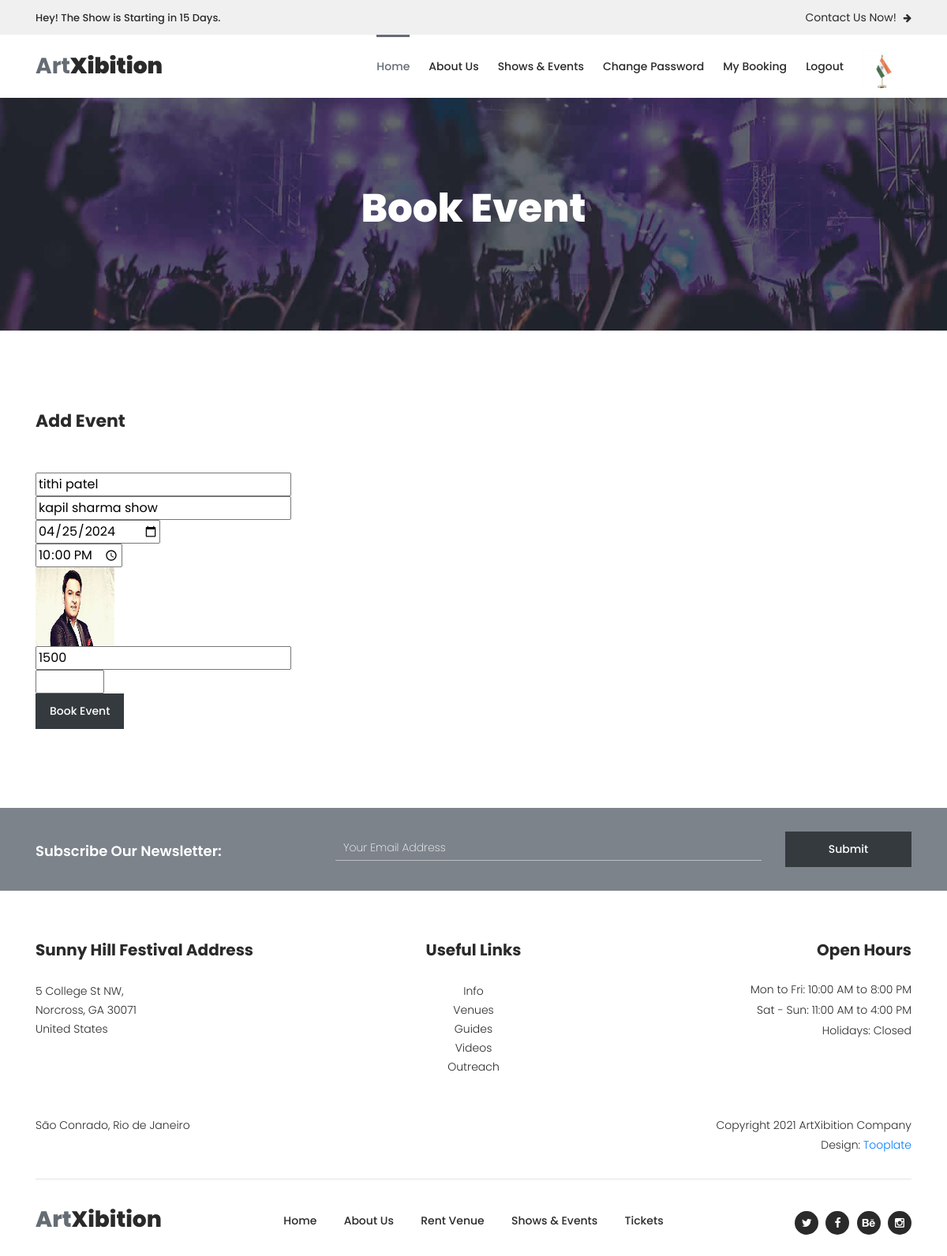
Page /book-event/3/ (signed in) on the committed database.
### myapp/models.py (models this page shows, shortened)
class User(models.Model):
	fname=models.CharField(max_length=100)
	lname=models.CharField(max_length=100)
	email=models.EmailField()
	mobile=models.PositiveIntegerField()
	address=models.TextField()
	password=models.CharField(max_length=100)
	profile_picture=models.ImageField(upload_to="profile_picture/",default="")
	usertype=models.CharField(max_length=100,default="user")

class Event(models.Model):
	manager=models.ForeignKey(User,on_delete=models.CASCADE)
	event_name=models.CharField(max_length=100)
	event_date=models.CharField(max_length=100)
	event_time=models.CharField(max_length=100)
	event_venue=models.TextField()
	event_picture=models.ImageField(upload_to="event_picture/")
	event_price=models.PositiveIntegerField()

### myapp/views.py (the view)
# urls.py: path('book-event/<int:pk>/',views.book_event,name='book-event'),
def book_event(request,pk):
	event=Event.objects.get(pk=pk)
	user=User.objects.get(email=request.session['email'])
	if request.method=="POST":
		BookEvent.objects.create(
				user=user,
				event=event,
				event_price=event.event_price,
				ticket_qty=int(request.POST['ticket_qty']),
				total_price=event.event_price*int(request.POST['ticket_qty']),
			)
		msg="Event Booked Successfully"
		events=BookEvent.objects.filter(user=user)
		return render(request,'myevents.html',{'events':events,'msg':msg})
	else:
		return render(request,'book-event.html',{'event':event,'user':user})

### myapp/templates/book-event.html (shortened to what this page needs)
{% extends 'header.html' %}
{% load static %}
{% block content %}
<!DOCTYPE html>
<html lang="en">
  <head>
    </head>
    <body>
    <div class="page-heading-rent-venue">
        <div class="container">
            <div class="row">
                <div class="col-lg-12">
                    <h2>Book Event</h2>
                </div>
            </div>
        </div>
    </div>
    <div class="rent-venue-application">
        <div class="container">
            <div class="row">
                <div class="col-lg-9">
                    <div class="heading-text">
                        <h4>Add Event</h4>
                    </div>
                    <div class="contact-form">
                        <form id="contact" action="{% url 'book-event' pk=event.pk %}" method="post" enctype="multipart/form-data">
                          <div class="row">
                            <div class="col-lg-12">
                              <fieldset>
                                <input name="name" type="text" id="name" value="{{user.fname}} {{user.lname}}">
                              </fieldset>
                            </div>
                            <div class="col-lg-12">
                              <fieldset>
                                <input name="event_name" type="text" id="name" value="{{event.event_name}}">
                              </fieldset>
                            </div>
                            <div class="col-lg-12">
                              <fieldset>
                                <input name="event_date" type="date" id="name" value="{{event.event_date}}">
                              </fieldset>
                            </div>
                            <div class="col-lg-12">
                              <fieldset>
                                <input name="event_time" type="time" id="email" value="{{event.event_time}}">
                              </fieldset>
                            </div>
                            <div class="col-md-6 col-sm-12">
                              <fieldset>
                                <img src="{{event.event_picture.url}}" style="width:100px;height:100px;">
                              </fieldset>
                            </div>
                            <div class="col-lg-12">
                              <fieldset>
                                <input name="event_price" type="text" id="email" value="{{event.event_price}}">
                              </fieldset>
                            </div>
                            <div class="col-lg-12">
                              <fieldset>
                                <input name="ticket_qty" type="number" id="email" min="1" max="10">
                              </fieldset>
                            </div>
                            <div class="col-lg-12">
                              <fieldset>
                                <button type="submit" id="form-submit" class="main-dark-button">Book Event</button>
                              </fieldset>
                            </div>
                          </div>
                        </form>
                    </div>
                </div>
            </div>
        </div>
    </div>
    <div class="subscribe">
        <div class="container">
            <div class="row">
                <div class="col-lg-4">
                    <h4>Subscribe Our Newsletter:</h4>
                </div>
                <div class="col-lg-8">
                    <form id="subscribe" action="" method="get">
                        <div class="row">
                          <div class="col-lg-9">
                            <fieldset>
                              <input name="email" type="text" id="email" pattern="[^ @]*@[^ @]*" placeholder="Your Email Address" required="">
                            </fieldset>
                          </div>
                          <div class="col-lg-3">
                            <fieldset>
                              <button type="submit" id="form-submit" class="main-dark-button">Submit</button>
                            </fieldset>
                          </div>
                        </div>
                    </form>
                </div>
            </div>
        </div>
    </div>
  </body>
</html>
{% endblock %}

### myapp/static/assets/css/tooplate-artxibition.css (style rules this page uses)
html, body, div, span, applet, object, iframe, h1, h2, h3, h4, h5, h6, p, blockquote, div pre, a, abbr, acronym, address, big, cite, code, del, dfn, em, font, img, ins, kbd, q, s, samp, small, strike, strong, sub, sup, tt, var, b, u, i, center, dl, dt, dd, ol, ul, li, figure, header, nav, section, article, aside, footer, figcaption { margin: 0; padding: 0; border: 0; outline: 0; }
* { box-sizing: border-box; }
html, body { font-family: 'Poppins', sans-serif; font-weight: 400; background-color: #fff; font-size: 16px; -ms-text-size-adjust: 100%; -webkit-font-smoothing: antialiased; -moz-osx-font-smoothing: grayscale; }
h1, h2, h3, h4, h5, h6 { margin-top: 0px; margin-bottom: 0px; }
h4 { line-height: 30px; }
html, body { background: #fff; font-family: 'Poppins', sans-serif; }
.subscribe { background-color: #7c838b; padding: 30px 0px; }
.subscribe h4 { font-size: 18px; color: #fff; font-weight: 600; margin-top: 10px; }
.subscribe form input { padding: 5px 10px; width: 100%; background-color: transparent; border-top: none; border-left: none; border-right: none; border-bottom: 1px solid rgba(250,250,250,0.5); outline: none; font-size: 14px; color: #fff; font-weight: 200; margin-top: 5px; }
.subscribe form .main-dark-button { display: inline-block; font-size: 14px; padding: 12px 18px; background-color: #343a3e; color: #fff; text-align: center; font-weight: 500; text-transform: capitalize; transition: all .3s; border: none; outline: none; width: 100%; }
.page-heading-rent-venue { background-image: url(../images/rent_venue_bg.jpg); background-size: cover; background-repeat: no-repeat; padding: 110px 0px; text-align: center; }
.page-heading-rent-venue h2 { font-size: 50px; color: #fff; font-weight: 800; margin-bottom: 15px; }
.rent-venue-application { margin: 100px 0px; }
.rent-venue-application .heading-text h4 { font-size: 22px; font-weight: 700; color: #2a2a2a; margin-bottom: 50px; }
.rent-venue-application .contact-form ::placeholder { color: #7a7a7a; }
.rent-venue-application form .main-dark-button { display: inline-block; font-size: 14px; padding: 12px 18px; background-color: #343a3e; color: #fff; text-align: center; font-weight: 500; text-transform: capitalize; transition: all .3s; border: none; outline: none; }

### rows in the picture
User: name "tithi patel"
Event: event_name "kapil sharma show", event_date "04/25/2024", event_time "22:00", event_picture (picture), event_price "1500"
